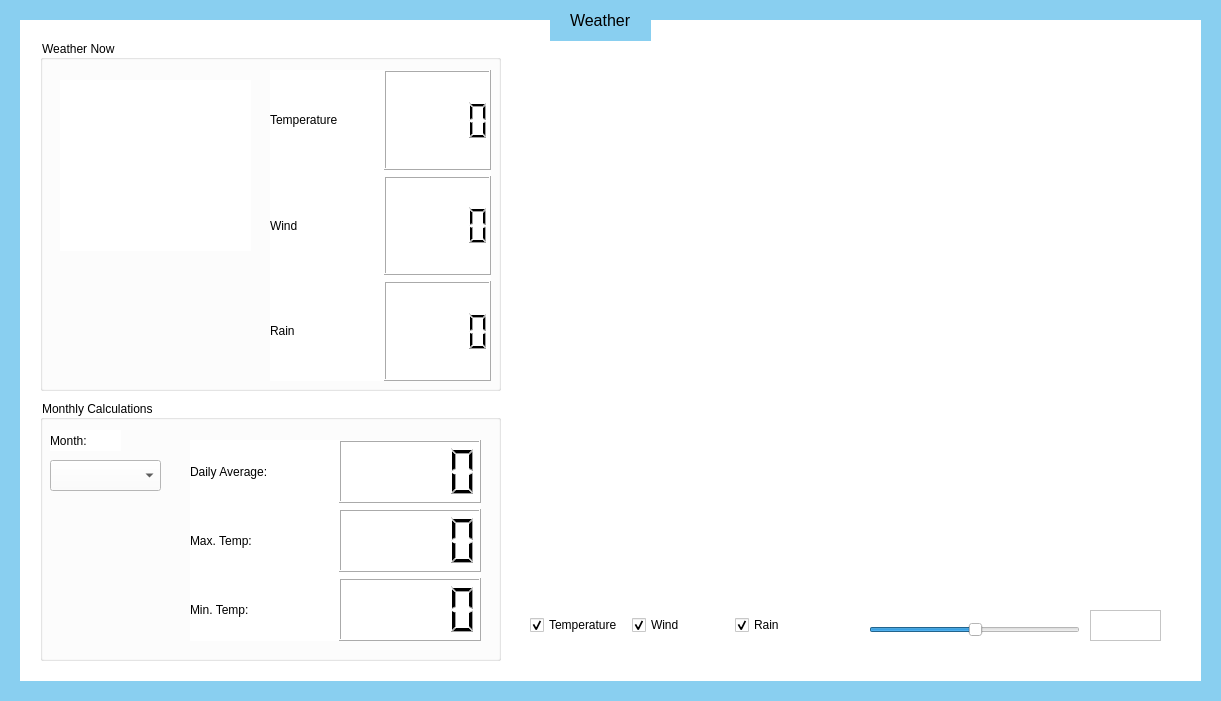
    <widget class="QWidget" name="weatherWidget_3" native="true">
     <property name="geometry">
      <rect>
       <x>20</x>
       <y>0</y>
       <width>1221</width>
       <height>701</height>
      </rect>
     </property>
     <property name="palette">
      <palette>
       <active>
        <colorrole role="Button">
         <brush brushstyle="SolidPattern">
          <color alpha="255">
           <red>137</red>
           <green>207</green>
           <blue>240</blue>
          </color>
         </brush>
        </colorrole>
        <colorrole role="BrightText">
         <brush brushstyle="SolidPattern">
          <color alpha="255">
           <red>0</red>
           <green>0</green>
           <blue>0</blue>
          </color>
         </brush>
        </colorrole>
        <colorrole role="Base">
         <brush brushstyle="SolidPattern">
          <color alpha="255">
           <red>137</red>
           <green>207</green>
           <blue>240</blue>
          </color>
         </brush>
        </colorrole>
        <colorrole role="Window">
         <brush brushstyle="SolidPattern">
          <color alpha="255">
           <red>137</red>
           <green>207</green>
           <blue>240</blue>
          </color>
         </brush>
        </colorrole>
       </active>
       <inactive>
        <colorrole role="Button">
         <brush brushstyle="SolidPattern">
          <color alpha="255">
           <red>137</red>
           <green>207</green>
           <blue>240</blue>
          </color>
         </brush>
        </colorrole>
        <colorrole role="BrightText">
         <brush brushstyle="SolidPattern">
          <color alpha="255">
           <red>255</red>
           <green>51</green>
           <blue>51</blue>
          </color>
         </brush>
        </colorrole>
        <colorrole role="Base">
         <brush brushstyle="SolidPattern">
          <color alpha="255">
           <red>137</red>
           <green>207</green>
           <blue>240</blue>
          </color>
         </brush>
        </colorrole>
        <colorrole role="Window">
         <brush brushstyle="SolidPattern">
          <color alpha="255">
           <red>137</red>
           <green>207</green>
           <blue>240</blue>
          </color>
         </brush>
        </colorrole>
       </inactive>
       <disabled>
        <colorrole role="Button">
         <brush brushstyle="SolidPattern">
          <color alpha="255">
           <red>137</red>
           <green>207</green>
           <blue>240</blue>
          </color>
         </brush>
        </colorrole>
        <colorrole role="BrightText">
         <brush brushstyle="SolidPattern">
          <color alpha="255">
           <red>0</red>
           <green>0</green>
           <blue>0</blue>
          </color>
         </brush>
        </colorrole>
        <colorrole role="Base">
         <brush brushstyle="SolidPattern">
          <color alpha="255">
           <red>137</red>
           <green>207</green>
           <blue>240</blue>
          </color>
         </brush>
        </colorrole>
        <colorrole role="Window">
         <brush brushstyle="SolidPattern">
          <color alpha="255">
           <red>137</red>
           <green>207</green>
           <blue>240</blue>
          </color>
         </brush>
        </colorrole>
       </disabled>
      </palette>
     </property>
     <property name="autoFillBackground">
      <bool>false</bool>
     </property>
     <property name="styleSheet">
      <string notr="true">background-color: rgb(137, 207, 240);</string>
     </property>
     <widget class="QFrame" name="weather_frame_5">
      <property name="geometry">
       <rect>
        <x>20</x>
        <y>20</y>
        <width>1181</width>
        <height>661</height>
       </rect>
      </property>
      <property name="palette">
       <palette>
        <active>
         <colorrole role="Button">
          <brush brushstyle="SolidPattern">
           <color alpha="255">
            <red>255</red>
            <green>255</green>
            <blue>255</blue>
           </color>
          </brush>
         </colorrole>
         <colorrole role="BrightText">
          <brush brushstyle="SolidPattern">
           <color alpha="255">
            <red>0</red>
            <green>0</green>
            <blue>0</blue>
           </color>
          </brush>
         </colorrole>
         <colorrole role="Window">
          <brush brushstyle="SolidPattern">
           <color alpha="255">
            <red>255</red>
            <green>255</green>
            <blue>255</blue>
           </color>
          </brush>
         </colorrole>
        </active>
        <inactive>
         <colorrole role="Button">
          <brush brushstyle="SolidPattern">
           <color alpha="255">
            <red>255</red>
            <green>255</green>
            <blue>255</blue>
           </color>
          </brush>
         </colorrole>
         <colorrole role="BrightText">
          <brush brushstyle="SolidPattern">
           <color alpha="255">
            <red>255</red>
            <green>51</green>
            <blue>51</blue>
           </color>
          </brush>
         </colorrole>
         <colorrole role="Window">
          <brush brushstyle="SolidPattern">
           <color alpha="255">
            <red>255</red>
            <green>255</green>
            <blue>255</blue>
           </color>
          </brush>
         </colorrole>
        </inactive>
        <disabled>
         <colorrole role="Button">
          <brush brushstyle="SolidPattern">
           <color alpha="255">
            <red>255</red>
            <green>255</green>
            <blue>255</blue>
           </color>
          </brush>
         </colorrole>
         <colorrole role="BrightText">
          <brush brushstyle="SolidPattern">
           <color alpha="255">
            <red>0</red>
            <green>0</green>
            <blue>0</blue>
           </color>
          </brush>
         </colorrole>
         <colorrole role="Window">
          <brush brushstyle="SolidPattern">
           <color alpha="255">
            <red>255</red>
            <green>255</green>
            <blue>255</blue>
           </color>
          </brush>
         </colorrole>
        </disabled>
       </palette>
      </property>
      <property name="styleSheet">
       <string notr="true">background-color: rgb(255, 255, 255);</string>
      </property>
      <property name="frameShape">
       <enum>QFrame::NoFrame</enum>
      </property>
      <property name="frameShadow">
       <enum>QFrame::Raised</enum>
      </property>
      <widget class="QGroupBox" name="groupBox">
       <property name="geometry">
        <rect>
         <x>20</x>
         <y>380</y>
         <width>461</width>
         <height>261</height>
        </rect>
       </property>
       <property name="title">
        <string>Monthly Calculations </string>
       </property>
       <widget class="QComboBox" name="comboBox">
        <property name="geometry">
         <rect>
          <x>10</x>
          <y>60</y>
          <width>111</width>
          <height>31</height>
         </rect>
        </property>
        <item>
         <property name="text">
          <string/>
         </property>
        </item>
        <item>
         <property name="text">
          <string>January</string>
         </property>
        </item>
        <item>
         <property name="text">
          <string>February</string>
         </property>
        </item>
        <item>
         <property name="text">
          <string>March</string>
         </property>
        </item>
        <item>
         <property name="text">
          <string>April</string>
         </property>
        </item>
        <item>
         <property name="text">
          <string>May</string>
         </property>
        </item>
        <item>
         <property name="text">
          <string>June</string>
         </property>
        </item>
        <item>
         <property name="text">
          <string>July</string>
         </property>
        </item>
        <item>
         <property name="text">
          <string>August</string>
         </property>
        </item>
        <item>
         <property name="text">
          <string>September</string>
         </property>
        </item>
        <item>
         <property name="text">
          <string>October</string>
         </property>
        </item>
        <item>
         <property name="text">
          <string>November</string>
         </property>
        </item>
        <item>
         <property name="text">
          <string>December</string>
         </property>
        </item>
       </widget>
       <widget class="QLabel" name="monthLabel">
        <property name="geometry">
         <rect>
          <x>10</x>
          <y>30</y>
          <width>71</width>
          <height>21</height>
         </rect>
        </property>
        <property name="text">
         <string>Month:</string>
        </property>
       </widget>
       <widget class="QWidget" name="gridLayoutWidget">
        <property name="geometry">
         <rect>
          <x>150</x>
          <y>40</y>
          <width>291</width>
          <height>201</height>
         </rect>
        </property>
        <layout class="QGridLayout" name="gridLayout">
         <item row="0" column="0">
          <widget class="QLabel" name="dailyAvgLabel">
           <property name="text">
            <string>Daily Average:</string>
           </property>
          </widget>
         </item>
         <item row="0" column="1">
          <widget class="QLCDNumber" name="dailyAvgLcd"/>
         </item>
         <item row="1" column="0">
          <widget class="QLabel" name="maxTempLabel">
           <property name="text">
            <string>Max. Temp:</string>
           </property>
          </widget>
         </item>
         <item row="1" column="1">
          <widget class="QLCDNumber" name="maxTempLcd"/>
         </item>
         <item row="2" column="0">
          <widget class="QLabel" name="minTempLabel">
           <property name="text">
            <string>Min. Temp:</string>
           </property>
          </widget>
         </item>
         <item row="2" column="1">
          <widget class="QLCDNumber" name="minTempLcd"/>
         </item>
        </layout>
       </widget>
      </widget>
      <widget class="QWidget" name="weatherChart" native="true">
       <property name="geometry">
        <rect>
         <x>510</x>
         <y>40</y>
         <width>651</width>
         <height>531</height>
        </rect>
       </property>
      </widget>
      <widget class="QWidget" name="horizontalLayoutWidget_3">
       <property name="geometry">
        <rect>
         <x>510</x>
         <y>580</y>
         <width>301</width>
         <height>51</height>
        </rect>
       </property>
       <layout class="QHBoxLayout" name="horizontalLayout_3">
        <item>
         <widget class="QCheckBox" name="checkBox_3">
          <property name="text">
           <string>Temperature</string>
          </property>
          <property name="checked">
           <bool>true</bool>
          </property>
         </widget>
        </item>
        <item>
         <widget class="QCheckBox" name="checkBox">
          <property name="text">
           <string>Wind</string>
          </property>
          <property name="checked">
           <bool>true</bool>
          </property>
         </widget>
        </item>
        <item>
         <widget class="QCheckBox" name="checkBox_2">
          <property name="text">
           <string>Rain</string>
          </property>
          <property name="checked">
           <bool>true</bool>
          </property>
         </widget>
        </item>
       </layout>
      </widget>
      <widget class="QGroupBox" name="groupBox_2">
       <property name="geometry">
        <rect>
         <x>20</x>
         <y>20</y>
         <width>461</width>
         <height>351</height>
        </rect>
       </property>
       <property name="title">
        <string>Weather Now </string>
       </property>
       <widget class="QLabel" name="label_2">
        <property name="geometry">
         <rect>
          <x>20</x>
          <y>40</y>
          <width>191</width>
          <height>171</height>
         </rect>
        </property>
        <property name="text">
         <string>&lt;picture&gt;</string>
        </property>
        <property name="alignment">
         <set>Qt::AlignCenter</set>
        </property>
       </widget>
       <widget class="QWidget" name="gridLayoutWidget_2">
        <property name="geometry">
         <rect>
          <x>230</x>
          <y>30</y>
          <width>221</width>
          <height>311</height>
         </rect>
        </property>
        <layout class="QGridLayout" name="gridLayout_2">
         <item row="1" column="0">
          <widget class="QLabel" name="label_4">
           <property name="text">
            <string>Wind</string>
           </property>
          </widget>
         </item>
         <item row="0" column="0">
          <widget class="QLabel" name="label_3">
           <property name="text">
            <string>Temperature</string>
           </property>
          </widget>
         </item>
         <item row="2" column="0">
          <widget class="QLabel" name="label_5">
           <property name="text">
            <string>Rain</string>
           </property>
          </widget>
         </item>
         <item row="0" column="1">
          <widget class="QLCDNumber" name="lcdNumber"/>
         </item>
         <item row="1" column="1">
          <widget class="QLCDNumber" name="lcdNumber_2"/>
         </item>
         <item row="2" column="1">
          <widget class="QLCDNumber" name="lcdNumber_3"/>
         </item>
        </layout>
       </widget>
      </widget>
      <widget class="QFrame" name="frame_18">
       <property name="geometry">
        <rect>
         <x>530</x>
         <y>-10</y>
         <width>101</width>
         <height>31</height>
        </rect>
       </property>
       <property name="palette">
        <palette>
         <active>
          <colorrole role="Button">
           <brush brushstyle="SolidPattern">
            <color alpha="255">
             <red>137</red>
             <green>207</green>
             <blue>240</blue>
            </color>
           </brush>
          </colorrole>
          <colorrole role="BrightText">
           <brush brushstyle="SolidPattern">
            <color alpha="255">
             <red>0</red>
             <green>0</green>
             <blue>0</blue>
            </color>
           </brush>
          </colorrole>
          <colorrole role="Base">
           <brush brushstyle="SolidPattern">
            <color alpha="255">
             <red>137</red>
             <green>207</green>
             <blue>240</blue>
            </color>
           </brush>
          </colorrole>
          <colorrole role="Window">
           <brush brushstyle="SolidPattern">
            <color alpha="255">
             <red>137</red>
             <green>207</green>
             <blue>240</blue>
            </color>
           </brush>
          </colorrole>
         </active>
         <inactive>
          <colorrole role="Button">
           <brush brushstyle="SolidPattern">
            <color alpha="255">
             <red>137</red>
             <green>207</green>
             <blue>240</blue>
            </color>
           </brush>
          </colorrole>
          <colorrole role="BrightText">
           <brush brushstyle="SolidPattern">
            <color alpha="255">
             <red>255</red>
             <green>51</green>
             <blue>51</blue>
            </color>
           </brush>
          </colorrole>
          <colorrole role="Base">
           <brush brushstyle="SolidPattern">
            <color alpha="255">
             <red>137</red>
             <green>207</green>
             <blue>240</blue>
            </color>
           </brush>
          </colorrole>
          <colorrole role="Window">
           <brush brushstyle="SolidPattern">
            <color alpha="255">
             <red>137</red>
             <green>207</green>
             <blue>240</blue>
            </color>
           </brush>
          </colorrole>
         </inactive>
         <disabled>
          <colorrole role="Button">
           <brush brushstyle="SolidPattern">
            <color alpha="255">
             <red>137</red>
             <green>207</green>
             <blue>240</blue>
            </color>
           </brush>
          </colorrole>
          <colorrole role="BrightText">
           <brush brushstyle="SolidPattern">
            <color alpha="255">
             <red>0</red>
             <green>0</green>
             <blue>0</blue>
            </color>
           </brush>
          </colorrole>
          <colorrole role="Base">
           <brush brushstyle="SolidPattern">
            <color alpha="255">
             <red>137</red>
             <green>207</green>
             <blue>240</blue>
            </color>
           </brush>
          </colorrole>
          <colorrole role="Window">
           <brush brushstyle="SolidPattern">
            <color alpha="255">
             <red>137</red>
             <green>207</green>
             <blue>240</blue>
            </color>
           </brush>
          </colorrole>
         </disabled>
        </palette>
       </property>
       <property name="autoFillBackground">
        <bool>false</bool>
       </property>
       <property name="styleSheet">
        <string notr="true">background-color: rgb(137, 207, 240);</string>
       </property>
       <property name="frameShape">
        <enum>QFrame::NoFrame</enum>
       </property>
       <property name="frameShadow">
        <enum>QFrame::Plain</enum>
       </property>
      </widget>
      <widget class="QSlider" name="horizontalSlider_2">
       <property name="geometry">
        <rect>
         <x>849</x>
         <y>600</y>
         <width>211</width>
         <height>20</height>
        </rect>
       </property>
       <property name="value">
        <number>50</number>
       </property>
       <property name="orientation">
        <enum>Qt::Horizontal</enum>
       </property>
      </widget>
      <widget class="QTextBrowser" name="textBrowser_2">
       <property name="geometry">
        <rect>
         <x>1070</x>
         <y>590</y>
         <width>71</width>
         <height>31</height>
        </rect>
       </property>
      </widget>
     </widget>
     <widget class="QLabel" name="weatherLabel_5">
      <property name="geometry">
       <rect>
        <x>570</x>
        <y>10</y>
        <width>61</width>
        <height>20</height>
       </rect>
      </property>
      <property name="palette">
       <palette>
        <active>
         <colorrole role="Button">
          <brush brushstyle="SolidPattern">
           <color alpha="255">
            <red>137</red>
            <green>207</green>
            <blue>240</blue>
           </color>
          </brush>
         </colorrole>
         <colorrole role="BrightText">
          <brush brushstyle="SolidPattern">
           <color alpha="255">
            <red>0</red>
            <green>0</green>
            <blue>0</blue>
           </color>
          </brush>
         </colorrole>
         <colorrole role="Base">
          <brush brushstyle="SolidPattern">
           <color alpha="255">
            <red>137</red>
            <green>207</green>
            <blue>240</blue>
           </color>
          </brush>
         </colorrole>
         <colorrole role="Window">
          <brush brushstyle="SolidPattern">
           <color alpha="255">
            <red>137</red>
            <green>207</green>
            <blue>240</blue>
           </color>
          </brush>
         </colorrole>
        </active>
        <inactive>
         <colorrole role="Button">
          <brush brushstyle="SolidPattern">
           <color alpha="255">
            <red>137</red>
            <green>207</green>
            <blue>240</blue>
           </color>
          </brush>
         </colorrole>
         <colorrole role="BrightText">
          <brush brushstyle="SolidPattern">
           <color alpha="255">
            <red>255</red>
            <green>51</green>
            <blue>51</blue>
           </color>
          </brush>
         </colorrole>
         <colorrole role="Base">
          <brush brushstyle="SolidPattern">
           <color alpha="255">
            <red>137</red>
            <green>207</green>
            <blue>240</blue>
           </color>
          </brush>
         </colorrole>
         <colorrole role="Window">
          <brush brushstyle="SolidPattern">
           <color alpha="255">
            <red>137</red>
            <green>207</green>
            <blue>240</blue>
           </color>
          </brush>
         </colorrole>
        </inactive>
        <disabled>
         <colorrole role="Button">
          <brush brushstyle="SolidPattern">
           <color alpha="255">
            <red>137</red>
            <green>207</green>
            <blue>240</blue>
           </color>
          </brush>
         </colorrole>
         <colorrole role="BrightText">
          <brush brushstyle="SolidPattern">
           <color alpha="255">
            <red>0</red>
            <green>0</green>
            <blue>0</blue>
           </color>
          </brush>
         </colorrole>
         <colorrole role="Base">
          <brush brushstyle="SolidPattern">
           <color alpha="255">
            <red>137</red>
            <green>207</green>
            <blue>240</blue>
           </color>
          </brush>
         </colorrole>
         <colorrole role="Window">
          <brush brushstyle="SolidPattern">
           <color alpha="255">
            <red>137</red>
            <green>207</green>
            <blue>240</blue>
           </color>
          </brush>
         </colorrole>
        </disabled>
       </palette>
      </property>
      <property name="font">
       <font>
        <pointsize>12</pointsize>
       </font>
      </property>
      <property name="lineWidth">
       <number>0</number>
      </property>
      <property name="text">
       <string>Weather</string>
      </property>
     </widget>
    </widget>
